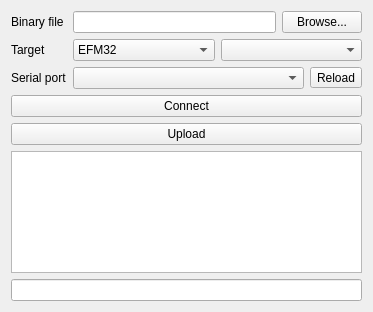
<?xml version="1.0" encoding="UTF-8"?>
<ui version="4.0">
 <class>QkLoaderGUI</class>
 <widget class="QMainWindow" name="QkLoaderGUI">
  <property name="geometry">
   <rect>
    <x>0</x>
    <y>0</y>
    <width>373</width>
    <height>312</height>
   </rect>
  </property>
  <property name="windowTitle">
   <string>QkLoaderGUI</string>
  </property>
  <widget class="QWidget" name="centralWidget">
   <layout class="QVBoxLayout" name="verticalLayout">
    <item>
     <layout class="QFormLayout" name="formLayout">
      <item row="0" column="0">
       <widget class="QLabel" name="label">
        <property name="text">
         <string>Binary file</string>
        </property>
       </widget>
      </item>
      <item row="0" column="1">
       <layout class="QHBoxLayout" name="horizontalLayout">
        <item>
         <widget class="QLineEdit" name="lineFile">
          <property name="readOnly">
           <bool>true</bool>
          </property>
         </widget>
        </item>
        <item>
         <widget class="QPushButton" name="buttonBrowse">
          <property name="text">
           <string>Browse...</string>
          </property>
         </widget>
        </item>
       </layout>
      </item>
      <item row="1" column="0">
       <widget class="QLabel" name="label_2">
        <property name="text">
         <string>Target</string>
        </property>
       </widget>
      </item>
      <item row="1" column="1">
       <layout class="QHBoxLayout" name="horizontalLayout_3">
        <item>
         <widget class="QComboBox" name="comboTargetName">
          <item>
           <property name="text">
            <string>EFM32</string>
           </property>
          </item>
         </widget>
        </item>
        <item>
         <widget class="QComboBox" name="comboTargetVariant"/>
        </item>
       </layout>
      </item>
      <item row="2" column="0">
       <widget class="QLabel" name="label_3">
        <property name="text">
         <string>Serial port</string>
        </property>
       </widget>
      </item>
      <item row="2" column="1">
       <layout class="QHBoxLayout" name="horizontalLayout_2">
        <item>
         <widget class="QComboBox" name="comboPort"/>
        </item>
        <item>
         <widget class="QToolButton" name="buttonReload">
          <property name="text">
           <string>Reload</string>
          </property>
         </widget>
        </item>
       </layout>
      </item>
     </layout>
    </item>
    <item>
     <widget class="QPushButton" name="buttonConnect">
      <property name="text">
       <string>Connect</string>
      </property>
     </widget>
    </item>
    <item>
     <widget class="QPushButton" name="buttonUpload">
      <property name="text">
       <string>Upload</string>
      </property>
     </widget>
    </item>
    <item>
     <widget class="QPlainTextEdit" name="textLog">
      <property name="readOnly">
       <bool>true</bool>
      </property>
     </widget>
    </item>
    <item>
     <widget class="QLineEdit" name="lineASCII"/>
    </item>
   </layout>
  </widget>
 </widget>
 <layoutdefault spacing="6" margin="11"/>
 <resources/>
 <connections/>
</ui>
